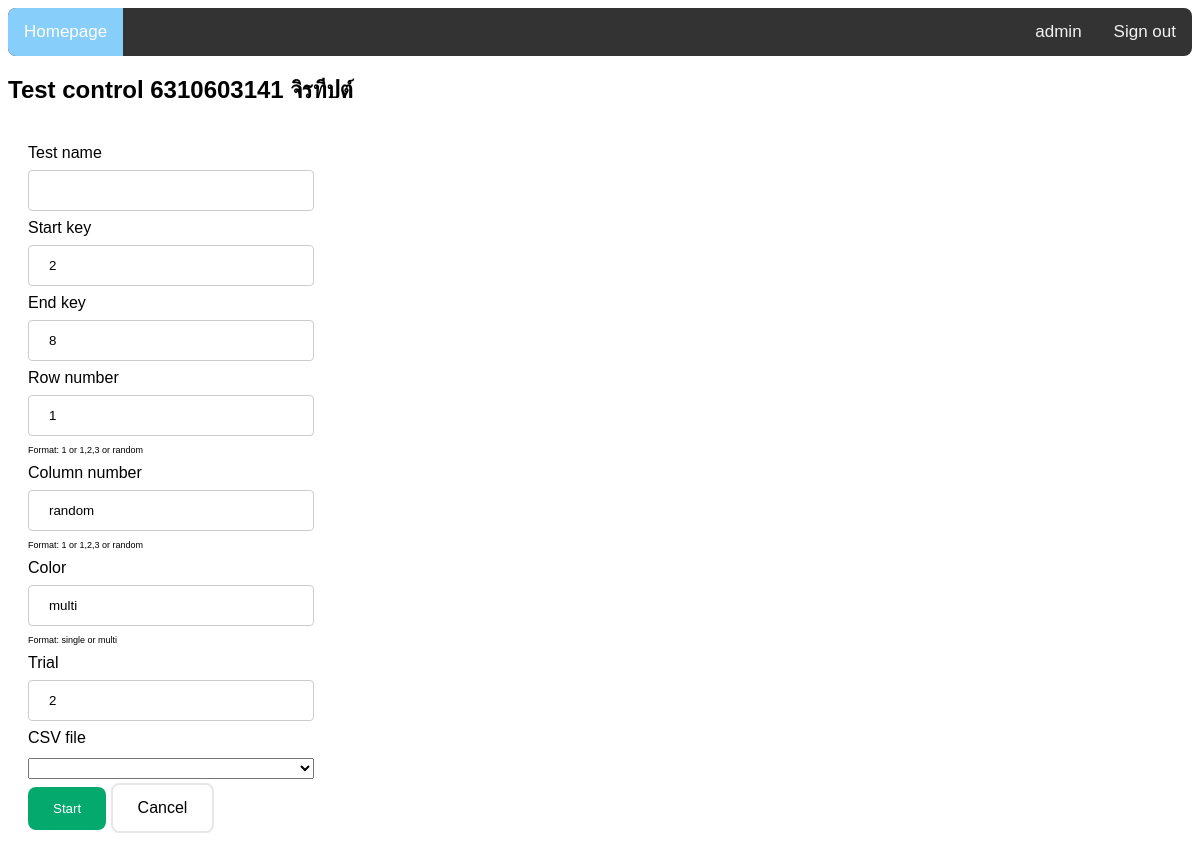
Page /test_control/6310603141 (signed in) on the earlier database version.
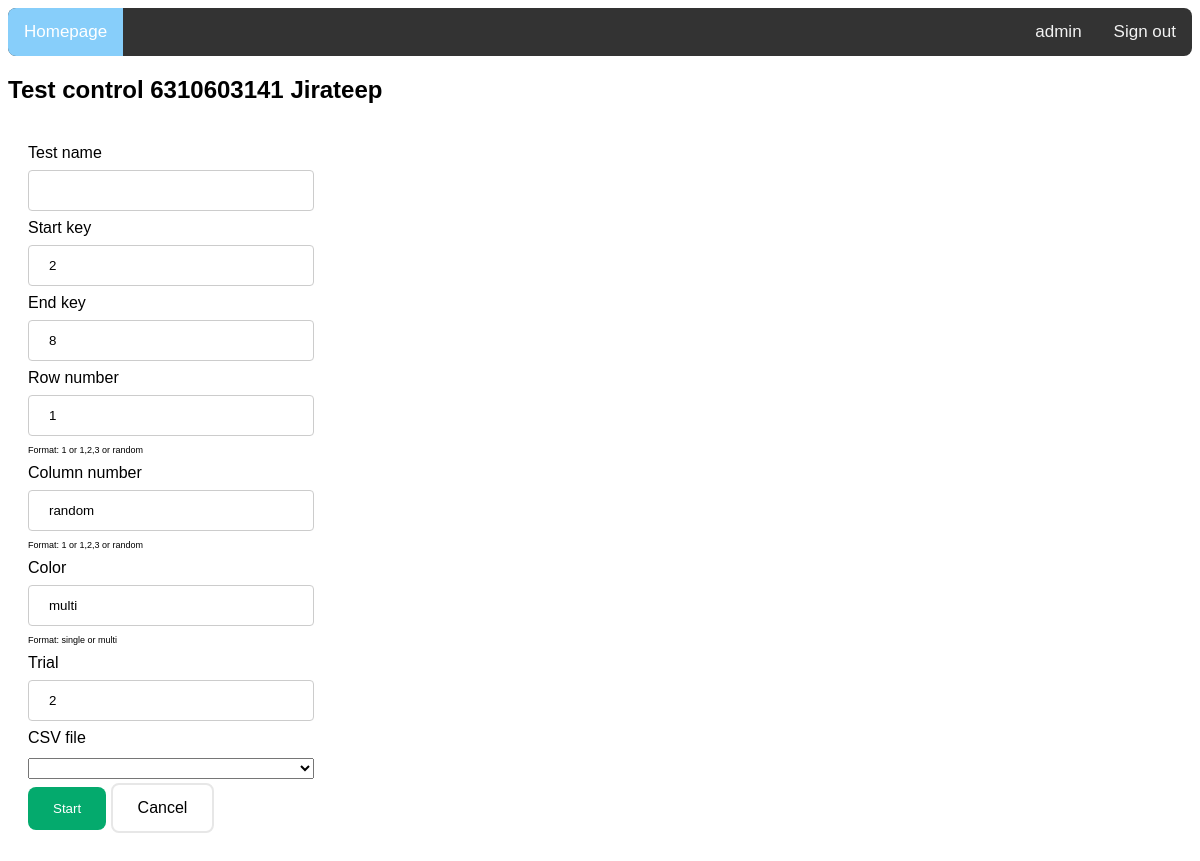
Same page on the later database version.
### myapp/models.py (models this page shows, shortened)
class Person(models.Model):
    student_id = models.CharField(max_length=20, primary_key=True)
    name = models.CharField(max_length=100)
    surname = models.CharField(max_length=100)
    student_type = models.CharField(max_length=100, blank=True, null=True)
    date = models.DateField(auto_now_add=True)

### myapp/views.py (the view)
# urls.py: path('test_control/<student_id>', views.custom_test_control),
@login_required(login_url="/sign-in")
def custom_test_control(request, student_id):
    if request.method == "POST":
        person = Person.objects.get(student_id=student_id)
        tc = TestControl()
        tc.student_id = person
        tc.test_name = request.POST["test_name"]
        tc.start_number_of_keys = request.POST["start_key"]
        tc.end_number_of_keys = request.POST["end_key"]
        tc.row_number = request.POST["row"]
        tc.column_number = request.POST["column"]
        tc.color = request.POST["color"]
        tc.trials = request.POST["trial"]
        tc.csv_name = request.POST["file"]
        if tc.csv_name == "random":
            tc.csv_random_number = int(request.POST["random_number"])
            files = CSVFile.objects.all()
            file_list = [] # add file path to list
            for file in files:
                file_list.append(file.file.name)
            len_file_list = len(file_list) # for check random number
            if tc.csv_random_number > len_file_list:
                messages.info(request,'There are only ' + str(len_file_list) + ' CSV files')
                return render(request, "test_control.html", {"person":person, 'files':files})
            file_random = []
            for num in range(0, tc.csv_random_number):
                file_name_random = random.choice(file_list)
                file_random.append(file_name_random)
                file_list.remove(file_name_random)
            data_list = [tc.start_number_of_keys, tc.end_number_of_keys, tc.row_number, tc.column_number, tc.color, tc.trials, file_random]
        else:
            data_list = [tc.start_number_of_keys, tc.end_number_of_keys, tc.row_number, tc.column_number, tc.color, tc.trials, [tc.csv_name]]
        tc.save()
        import os
        from django.conf import settings
        BASE_DIR = settings.BASE_DIR
        show_path = os.path.join(BASE_DIR, '..','show.py')
        python_path = os.path.join(BASE_DIR, '..','.venv', 'Scripts', 'python.exe')
        data_to_send = json.dumps(data_list)
        result = subprocess.run([python_path, "-u", show_path], input=data_to_send, capture_output=True, text=True)
        output_from_show_py = result.stdout
        print(output_from_show_py)
        output_json = json.loads(output_from_show_py)
        len_output = len(output_json)
        if tc.csv_name == "-":
            for i in range(0, len_output):
                len_output_i = len(output_json[i])
                for j in range(0, len_output_i): # ถ้าผิดก่อนครบ trial ต้อง???
                    tr = TestResult()
                    tr.test_id= tc
                    tr.number_of_keys = int(output_json[i][j][0])
                    tr.pattern = output_json[i][j][1]
                    tr.trials = int(output_json[i][j][2])
                    tr.time_per_button = output_json[i][j][3]
                    tr.time_use = float(output_json[i][j][4])
                    tr.status = output_json[i][j][5]
                    tr.save()
        else:
            for i in range(0, len_output):
                len_output_i = len(output_json[i])
                for j in range(0, len_output_i):
                    tr = TestResult()
                    tr.test_id= tc
                    tr.number_of_keys = int(output_json[i][j][0])
                    tr.pattern = output_json[i][j][1]
                    tr.trials = int(output_json[i][j][2])
                    tr.time_per_button = output_json[i][j][3]
                    tr.time_use = float(output_json[i][j][4])
                    tr.status = output_json[i][j][5]
                    tr.csv_name = output_json[i][j][6]
                    tr.save()
        messages.success(request,"Successfully controled, test: " + str(tc.test_name))
        files = CSVFile.objects.all()
        return render(request, "test_control.html", {"person":person, 'files':files})
    else:
        person = Person.objects.get(student_id=student_id)
        files = CSVFile.objects.all()
        return render(request, "test_control.html", {"person":person, 'files':files})

### myapp/templates/test_control.html (shortened to what this page needs)
{% extends "base.html" %}
{% block content %}
    <h2>Test control {{person.student_id}} {{person.name}}</h2>
    <div class="container">
        <form method="post">
            <label for="test_name">Test name</label>
            <input type="text" name="test_name" class="name" required>
            <label for="start_key">Start key</label>
            <input type="number" name="start_key" class="student_id" value="2">
            <label for="end_key">End key</label>
            <input type="number" name="end_key" class="student_id" value="8">
            <label for="row">Row number</label>
            <input type="text" name="row" class="name" value="1">
            <p style="font-size: xx-small;">Format: 1 or 1,2,3 or random</p>
            <label for="column">Column number</label>
            <input type="text" name="column" class="name" value="random">
            <p style="font-size: xx-small;">Format: 1 or 1,2,3 or random</p>
            <label for="color">Color</label>
            <input type="text" name="color" class="name" value="multi">
            <p style="font-size: xx-small;">Format: single or multi</p>
            <label for="trial">Trial</label>
            <input type="number" name="trial" class="student_id" value="2">
            <label for="csv">CSV file</label>
            <div>
                <select name="file" id="filename" onchange="showRandomNumberInput()" style="margin-top: 1%;">
                    <option value="-"></option>
                    <option value="random">Random</option>
                </select>
            </div>
            <input type="submit" value="Start" class="savebtn">
            <a href="/" class="cancelbtn">Cancel</a>
        </form>
    </div>
{% endblock %}

Differences in the rows shown:
changed Person id 6310603141: name "จิรทีปต์" → "Jirateep"
